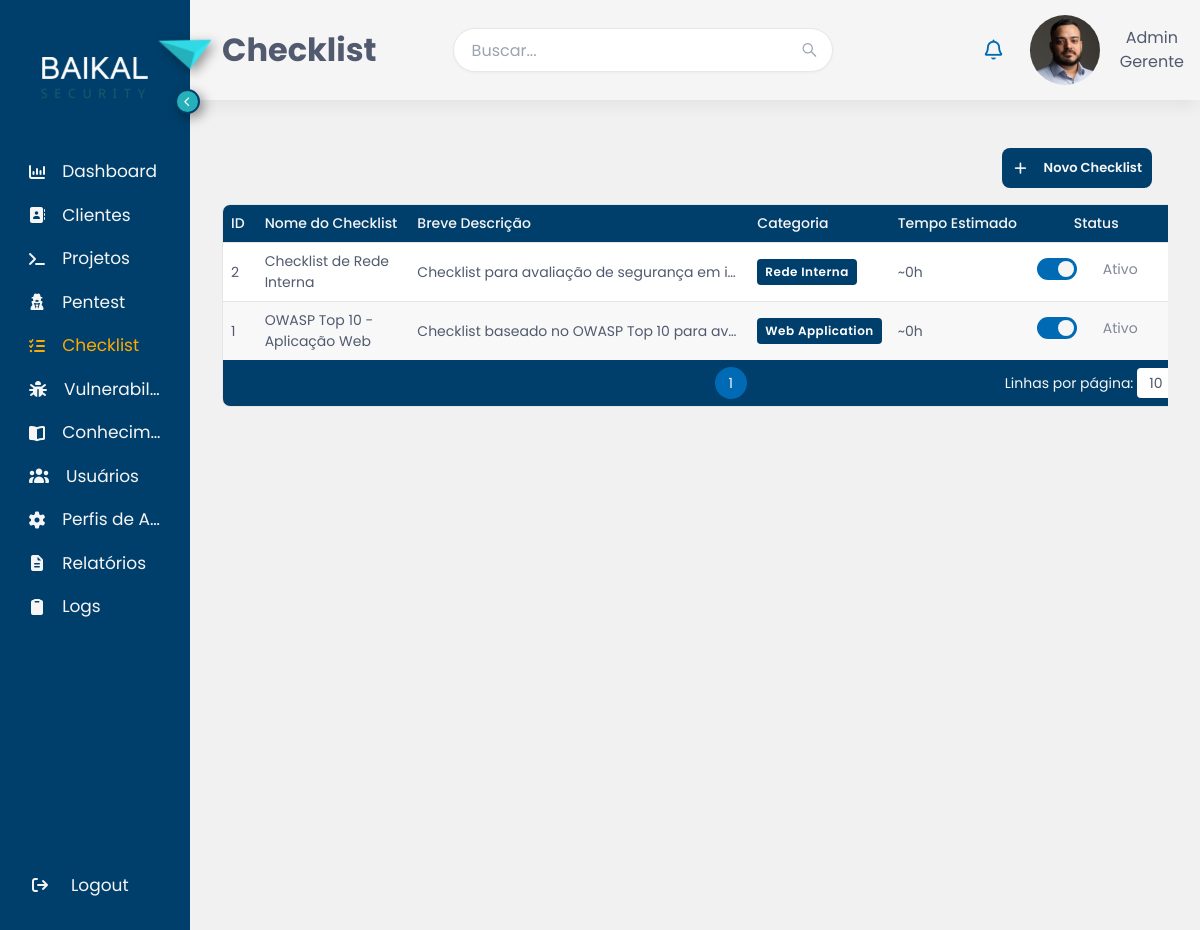
Screenshot of /app/Views/checklist.php (signed in) with the database file from the repository.
### tables this page shows
CREATE TABLE IF NOT EXISTS checklist (
  id INT NOT NULL AUTO_INCREMENT,
  nome VARCHAR(80) NOT NULL,
  descricao VARCHAR(255) DEFAULT NULL,
  categoria VARCHAR(150) DEFAULT NULL,
  habilitado TINYINT NOT NULL DEFAULT 1,
  PRIMARY KEY (id)
);

### app/Controller/ChecklistController.php (called while the page is built, shortened)
<?php
require_once __DIR__ . '/../Model/conexao.php';
require_once __DIR__ . '/../Model/Database/ChecklistModel.php';
class ChecklistController
{
    private ChecklistModel $checklistModel;
    public function __construct()
    {
        global $conexao;
        $this->checklistModel = new ChecklistModel($conexao);
    }
    public function listarChecklist(): array
    {
        return $this->checklistModel->listarChecklist();
    }
}

### app/Model/Database/ChecklistModel.php (called while the page is built, shortened)
<?php
class ChecklistModel
{
    private PDO $pdo;
    public function __construct(PDO $pdo)
    {
        $this->pdo = $pdo;
    }
    public function listarChecklist(): array
    {
        $consultaChecklist = $this->pdo->query(
            'SELECT
                c.id,
                c.nome,
                c.descricao,
                c.categoria,
                c.habilitado,
                COALESCE(SUM(item.tempo_estimado_minutos), 0) AS tempo_estimado_total
            FROM checklist AS c
            LEFT JOIN checklist_item_vinculo AS vinculo
                ON vinculo.checklist_id = c.id
                AND vinculo.habilitado = 1
            LEFT JOIN checklist_item_catalogo AS item
                ON item.id = vinculo.item_id
            GROUP BY c.id, c.nome, c.descricao, c.categoria, c.habilitado
            ORDER BY c.nome'
        );
        return $consultaChecklist->fetchAll(
            PDO::FETCH_ASSOC
        );
    }
}

### app/Views/checklist.php (the view, shortened to what this page needs)
<?php
require_once '../Controller/ChecklistController.php';
$controllerChecklist = new ChecklistController();
function escaparHtmlChecklist(mixed $valorChecklist): string
{
    return htmlspecialchars((string) $valorChecklist, ENT_QUOTES, 'UTF-8');
}
function formatarTempoChecklist(int $minutosChecklist): string
{
    if ($minutosChecklist <= 0) {
        return '0h';
    }
    $horasChecklist = intdiv($minutosChecklist, 60);
    $restanteChecklist = $minutosChecklist % 60;
    return $restanteChecklist === 0
        ? "{$horasChecklist}h"
        : sprintf('%dh%02d', $horasChecklist, $restanteChecklist);
}
$checklists = $controllerChecklist->listarChecklist();
?>
<!DOCTYPE html>
<html lang="pt-br">
<head>
    <link rel="stylesheet" href="../assets/CSS/style.css">
    <link rel="stylesheet" href="../assets/CSS/Pages/checklist.css">
</head>
<body>
    <?php
    include 'Components/menu.php';
    ?>
    <main class="checklist-pagina">
        <div class="checklist-cadastro-acoes">
            <button
                type="button"
                class="btn-novo-cadastro"
                data-modal-target="checklist-modal-formulario"
                onclick="limparFormularioChecklist()">
                <i class="fa-solid fa-plus"></i>
                <span class="texto">Novo Checklist</span>
            </button>
        </div>
        <div class="tabela-wrapper">
            <table id="table">
                <thead>
                    <tr>
                        <th data-col="0">
                            <span class="th-label">
                                ID
                            </span>
                        </th>
                        <th data-col="1">
                            <span class="th-label">
                                Nome do Checklist
                            </span>
                        </th>
                        <th data-col="2">
                            <span class="th-label">Breve Descrição</span>
                        </th>
                        <th data-col="3">
                            <span class="th-label">
                                Categoria
                            </span>
                        </th>
                        <th data-col="4">
                            <span class="th-label">
                                Tempo Estimado
                            </span>
                        </th>
                        <th data-col="5" class="col-status">
                            <span class="th-label">Status</span>
                        </th>
                        <th>Ações</th>
                    </tr>
                </thead>
                <tbody>
                    <?php foreach ($checklists as $checklist): ?>
                        <?php $ativoChecklist = (bool) $checklist['habilitado']; ?>
                        <tr class="<?= $ativoChecklist ? '' : 'linha-inativa' ?>">
                            <td><?= (int) $checklist['id'] ?></td>
                            <td><?= escaparHtmlChecklist($checklist['nome']) ?></td>
                            <td class="checklist-tabela-descricao">
                                <?= escaparHtmlChecklist($checklist['descricao'] ?? '') ?>
                            </td>
                            <td>
                                <span class="checklist-categoria-badge">
                                    <?= escaparHtmlChecklist($checklist['categoria'] ?? '') ?>
                                </span>
                            </td>
                            <td>
                                ~<?= formatarTempoChecklist((int) $checklist['tempo_estimado_total']) ?>
                            </td>
                            <td class="col-status">
                                <div class="checklist-status">
                                    <label class="switch">
                                        <span class="switch-slider"></span>
                                    </label>
                                    <span class="checklist-status-texto">
                                        <?= $ativoChecklist ? 'Ativo' : 'Inativo' ?>
                                    </span>
                                </div>
                            </td>
                            <td>
                            </td>
                        </tr>
                    <?php endforeach; ?>
                </tbody>
                <tfoot>
                    <tr>
                        <td colspan="7" class="rodape-tabela">
                            <div class="paginacao"></div>
                        </td>
                    </tr>
                </tfoot>
            </table>
        </div>
    </main>
</body>
</html>

### rows the page displays
checklist: id "2", nome "Checklist de Rede Interna", descricao "Checklist para avaliação de segurança em i…", categoria "Rede Interna", tempo_estimado_total "0h", habilitado "Ativo"
checklist: id "1", nome "OWASP Top 10 - Aplicação Web", descricao "Checklist baseado no OWASP Top 10 para av…", categoria "Web Application", tempo_estimado_total "0h", habilitado "Ativo"

### other values shown
$tituloPagina "Checklist"
$nomeUsuario "Admin"
